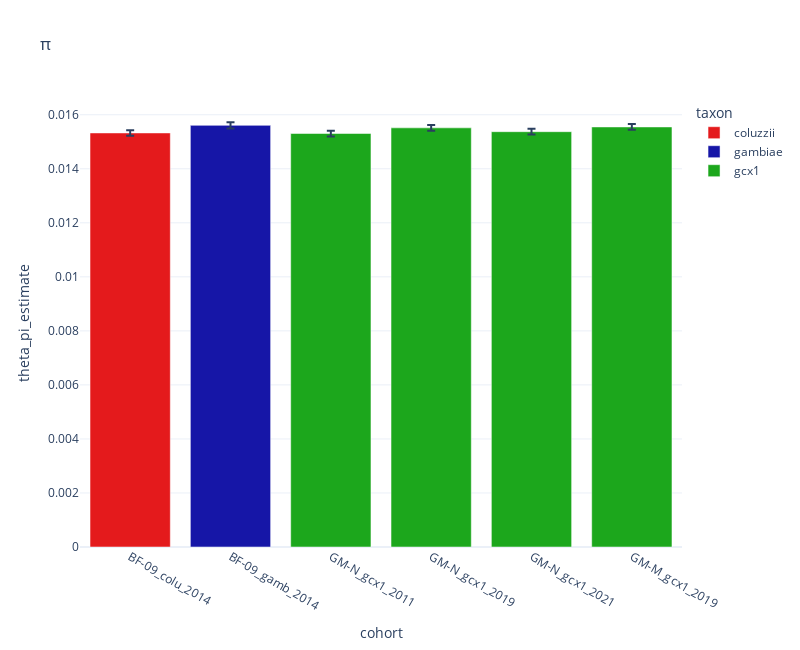

The code cell stored with this chart in its notebook:
### Code cell
fig = px.bar(
        data_frame=subset_df,
        x="cohort",
        y="theta_pi_estimate",
        error_y="theta_pi_std_err",
        title="π",
        color="taxon",
    color_discrete_map=species_color_map,
        height=650,
        width=800,
        hover_name=hover_name,
        hover_data=hover_data,
        #labels={'theta_pi_std_err':r'$\widehat{\theta}_{\pi}$'},
        template=template,
        category_orders=category_orders,
    )
#fig.update_layout(yaxis_range=[0, 0.016])
#fig.update_layout(xaxis_title="Cohort", yaxis_title='$π$')
fig.write_image('pi_gcx1.png', scale=2)
fig.show()

### Figure 1 — Plotly figure (JSON) as saved in the notebook; plotly's stock layout.template omitted (floating-point values rounded to 4 significant figures)
{"data": [{"alignmentgroup": "True", "customdata": [["coluzzii", "Burkina Faso", "BF-09", "Hauts-Bassins", "Houet", 2014, 7]], "error_y": {"array": [0.0001041]}, "hovertemplate": "<b>%{hovertext}</b><br><br>taxon=%{customdata[0]}<br>cohort=%{x}<br>theta_pi_estimate=%{y}<br>country=%{customdata[1]}<br>admin1_iso=%{customdata[2]}<br>admin1_name=%{customdata[3]}<br>admin2_name=%{customdata[4]}<br>year=%{customdata[5]}<br>month=%{customdata[6]}<extra></extra>", "hovertext": ["BF-09_colu_2014"], "legendgroup": "coluzzii", "marker": {"color": "rgb(228,26,28)", "pattern": {"shape": ""}}, "name": "coluzzii", "offsetgroup": "coluzzii", "orientation": "v", "showlegend": true, "textposition": "auto", "type": "bar", "x": ["BF-09_colu_2014"], "xaxis": "x", "y": [0.01533], "yaxis": "y"}, {"alignmentgroup": "True", "customdata": [["gambiae", "Burkina Faso", "BF-09", "Hauts-Bassins", "Houet", 2014, 7]], "error_y": {"array": [0.0001119]}, "hovertemplate": "<b>%{hovertext}</b><br><br>taxon=%{customdata[0]}<br>cohort=%{x}<br>theta_pi_estimate=%{y}<br>country=%{customdata[1]}<br>admin1_iso=%{customdata[2]}<br>admin1_name=%{customdata[3]}<br>admin2_name=%{customdata[4]}<br>year=%{customdata[5]}<br>month=%{customdata[6]}<extra></extra>", "hovertext": ["BF-09_gamb_2014"], "legendgroup": "gambiae", "marker": {"color": "#1616A7", "pattern": {"shape": ""}}, "name": "gambiae", "offsetgroup": "gambiae", "orientation": "v", "showlegend": true, "textposition": "auto", "type": "bar", "x": ["BF-09_gamb_2014"], "xaxis": "x", "y": [0.01561], "yaxis": "y"}, {"alignmentgroup": "True", "customdata": [["gcx1", "Gambia, The", "GM-M", "Kuntaur", ["Niani", "Nianija"], 2019, 10], ["gcx1", "Gambia, The", "GM-N", "Kerewan", "Central Badibu", 2011, [8, 9, 10]], ["gcx1", "Gambia, The", "GM-N", "Kerewan", ["Illiasa", "Lower Niumi", "Sabach Sanjar"], 2019, 10], ["gcx1", "Gambia, The", "GM-N", "Kerewan", ["Central Badibu", "Illiasa", "Lower Niumi"], 2021, 9]], "error_y": {"array": [0.0001079, 0.0001064, 0.0001046, 0.0001052]}, "hovertemplate": "<b>%{hovertext}</b><br><br>taxon=%{customdata[0]}<br>cohort=%{x}<br>theta_pi_estimate=%{y}<br>country=%{customdata[1]}<br>admin1_iso=%{customdata[2]}<br>admin1_name=%{customdata[3]}<br>admin2_name=%{customdata[4]}<br>year=%{customdata[5]}<br>month=%{customdata[6]}<extra></extra>", "hovertext": ["GM-M_gcx1_2019", "GM-N_gcx1_2011", "GM-N_gcx1_2019", "GM-N_gcx1_2021"], "legendgroup": "gcx1", "marker": {"color": "#1CA71C", "pattern": {"shape": ""}}, "name": "gcx1", "offsetgroup": "gcx1", "orientation": "v", "showlegend": true, "textposition": "auto", "type": "bar", "x": ["GM-M_gcx1_2019", "GM-N_gcx1_2011", "GM-N_gcx1_2019", "GM-N_gcx1_2021"], "xaxis": "x", "y": [0.01555, 0.01531, 0.01551, 0.01537], "yaxis": "y"}], "layout": {"barmode": "relative", "height": 650, "legend": {"title": {"text": "taxon"}, "tracegroupgap": 0}, "title": {"text": "π"}, "width": 800, "xaxis": {"anchor": "y", "autorange": true, "categoryarray": ["BF-09_colu_2014", "BF-09_gamb_2014", "GM-N_gcx1_2011", "GM-N_gcx1_2019", "GM-N_gcx1_2021", "GM-M_gcx1_2019"], "categoryorder": "array", "domain": [0, 1], "range": [-0.5, 5.5], "title": {"text": "cohort"}, "type": "category"}, "yaxis": {"anchor": "x", "autorange": true, "domain": [0, 1], "range": [0, 0.01655], "title": {"text": "theta_pi_estimate"}, "type": "linear"}}}
